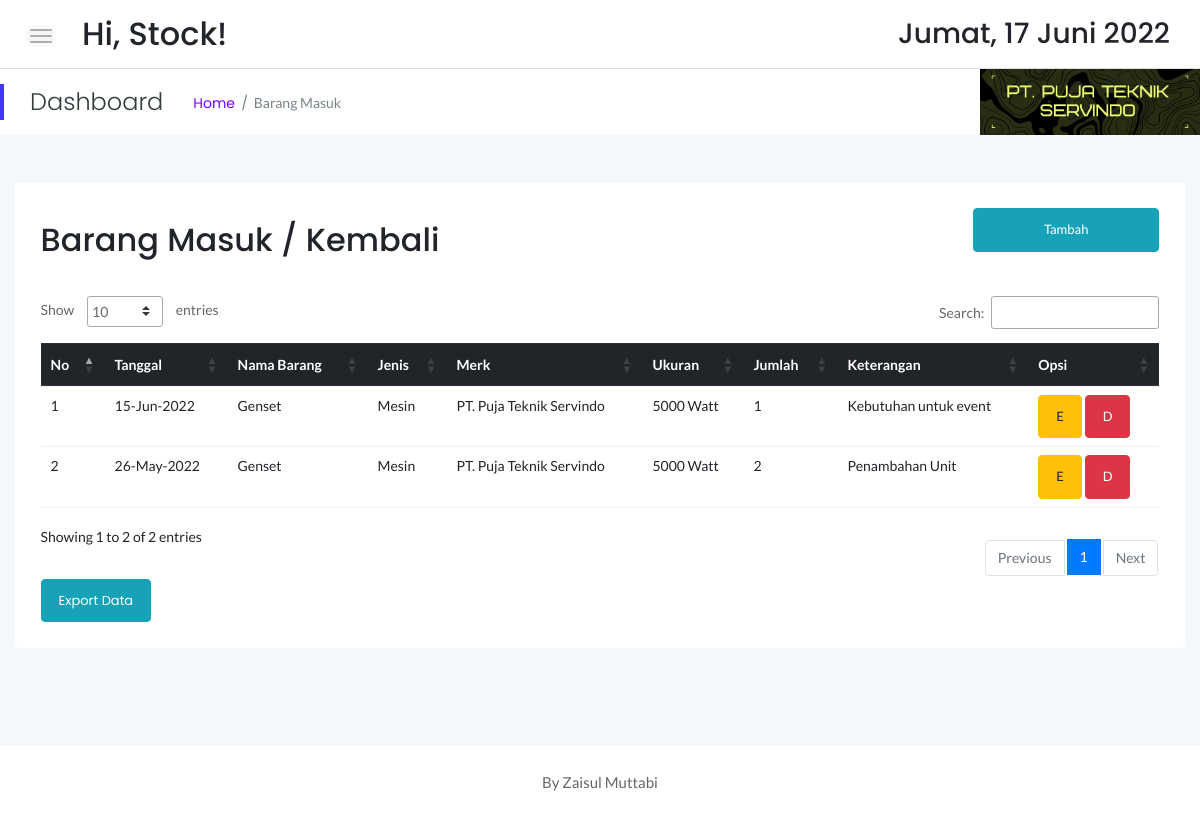
/stock/masuk.php (signed in), run on the app's committed database.
### tables this page shows
CREATE TABLE `sbrg_masuk` (
  `id` int(11) NOT NULL,
  `idx` int(11) NOT NULL,
  `tgl` date NOT NULL,
  `jumlah` int(11) NOT NULL,
  `keterangan` text NOT NULL
);

CREATE TABLE `sstock_brg` (
  `idx` int(11) NOT NULL,
  `nama` varchar(55) NOT NULL,
  `jenis` varchar(30) NOT NULL,
  `merk` varchar(40) NOT NULL,
  `ukuran` varchar(20) NOT NULL,
  `stock` int(12) NOT NULL,
  `satuan` varchar(10) NOT NULL,
  `lokasi` varchar(55) NOT NULL
);

### stock/masuk.php (the view, shortened to what this page needs)
<!doctype html>
<html class="no-js" lang="en">
<?php
    include '../dbconnect.php';
	?>
<head>
    <link rel="stylesheet" href="assets/css/bootstrap.min.css">
    <link rel="stylesheet" href="assets/css/font-awesome.min.css">
    <link rel="stylesheet" href="assets/css/themify-icons.css">
    <link rel="stylesheet" href="assets/css/metisMenu.css">
    <link rel="stylesheet" href="assets/css/owl.carousel.min.css">
    <link rel="stylesheet" href="assets/css/slicknav.min.css">
    <link rel="stylesheet" href="https://www.amcharts.com/lib/3/plugins/export/export.css" type="text/css" media="all" />
	<link rel="stylesheet" type="text/css" href="https://cdn.datatables.net/1.10.19/css/jquery.dataTables.min.css">
    <link rel="stylesheet" type="text/css" href="https://cdn.datatables.net/1.10.19/css/jquery.dataTables.css">
    <link rel="stylesheet" type="text/css" href="https://cdn.datatables.net/1.10.18/css/dataTables.bootstrap4.min.css">
    <link rel="stylesheet" type="text/css" href="https://cdn.datatables.net/responsive/2.2.3/css/responsive.bootstrap.min.css">
    <link rel="stylesheet" type="text/css" href="https://cdn.datatables.net/responsive/2.2.3/css/responsive.jqueryui.min.css">
	<link rel="stylesheet" type="text/css" href="https://cdn.datatables.net/buttons/1.5.2/css/buttons.dataTables.min.css">
    <link rel="stylesheet" href="assets/css/typography.css">
    <link rel="stylesheet" href="assets/css/default-css.css">
    <link rel="stylesheet" href="assets/css/styles.css">
    <link rel="stylesheet" href="assets/css/responsive.css">
</head>
<body>
    <div class="page-container">
        <div class="main-content">
            <div class="header-area">
                <div class="row align-items-center">
                    <div class="col-md-6 col-sm-8 clearfix">
                        <div class="nav-btn pull-left">
                            <span></span>
                            <span></span>
                            <span></span>
                        </div>
                        <div class="search-box pull-left">
                            <form action="#">
                                <h2>Hi, <?=$_SESSION['user'];?>!</h2>
                            </form>
                        </div>
                    </div>
                    <div class="col-md-6 col-sm-4 clearfix">
                        <ul class="notification-area pull-right">
                            <li><h3><div class="date">
						</b></div></h3>
						</li>
                        </ul>
                    </div>
                </div>
            </div>
            <div class="page-title-area">
                <div class="row align-items-center">
                    <div class="col-sm-6">
                        <div class="breadcrumbs-area clearfix">
                            <h4 class="page-title pull-left">Dashboard</h4>
                            <ul class="breadcrumbs pull-left">
                                <li><a href="index.php">Home</a></li>
                                <li><span>Barang Masuk</span></li>
                            </ul>
                        </div>
                    </div>
                    <div class="col-sm-6 clearfix">
                        <div class="user-profile pull-right" style="color:black; padding:0px;">
                            <img src="pt_puja.png" width="220px" class="user-name dropdown-toggle" data-toggle="dropdown"\>
                        </div>
                    </div>
                </div>
            </div>
            <div class="main-content-inner">
                <div class="row mt-5 mb-5">
                    <div class="col-12">
                        <div class="card">
                            <div class="card-body">
                                <div class="d-sm-flex justify-content-between align-items-center">
									<h2>Barang Masuk / Kembali</h2>
									<button style="margin-bottom:20px" data-toggle="modal" data-target="#myModal" class="btn btn-info col-md-2"><span class="glyphicon glyphicon-plus"></span>Tambah</button>
                                </div>
                                <div class="market-status-table mt-4">
                                    <div class="table-responsive">
										 <table id="dataTable3" class="table table-hover"><thead class="thead-dark">
											<tr>
												<th>No</th>
												<th>Tanggal</th>
												<th>Nama Barang</th>
												<th>Jenis</th>
												<th>Merk</th>
												<th>Ukuran</th>
												<th>Jumlah</th>
												<th>Keterangan</th>
												<th>Opsi</th>
											</tr></thead><tbody>
											<?php
											$brg=mysqli_query($conn,"SELECT * from sbrg_masuk sb, sstock_brg st where st.idx=sb.idx order by sb.id DESC");
											$no=1;
											while($b=mysqli_fetch_array($brg)){
                                                $id = $b['id'];
												?>
												<tr>
													<td><?php echo $no++ ?></td>
													<td><?php $tanggals=$b['tgl']; echo date("d-M-Y", strtotime($tanggals)) ?></td>
													<td><?php echo $b['nama'] ?></td>
													<td><?php echo $b['jenis'] ?></td>
													<td><?php echo $b['merk'] ?></td>
													<td><?php echo $b['ukuran'] ?></td>
													<td><?php echo $b['jumlah'] ?></td>
													<td><?php echo $b['keterangan'] ?></td>
                                                    <td><button data-toggle="modal" data-target="#edit<?=$id;?>" class="btn btn-warning">E</button> <button data-toggle="modal" data-target="#del<?=$id;?>" class="btn btn-danger">D</button></td>
												</tr>
												<?php
											}
											?>
										</tbody>
										</table>
                                    </div>
									<a href="exportbrgmsk.php" target="_blank" class="btn btn-info">Export Data</a>
                                </div>
                            </div>
                        </div>
                    </div>
                </div>
            </div>
        </div>
        <footer>
            <div class="footer-area">
                <p>By Zaisul Muttabi</p>
            </div>
        </footer>
    </div>
</body>
</html>

### data on the page
sbrg_masuk: tgl "15-Jun-2022", sstock_brg.nama "Genset", sstock_brg.jenis "Mesin", sstock_brg.merk "PT. Puja Teknik Servindo", sstock_brg.ukuran "5000 Watt", jumlah "1", keterangan "Kebutuhan untuk event"
sbrg_masuk: tgl "26-May-2022", sstock_brg.nama "Genset", sstock_brg.jenis "Mesin", sstock_brg.merk "PT. Puja Teknik Servindo", sstock_brg.ukuran "5000 Watt", jumlah "2", keterangan "Penambahan Unit"

### other printed values
$_SESSION['user'] "Stock"
